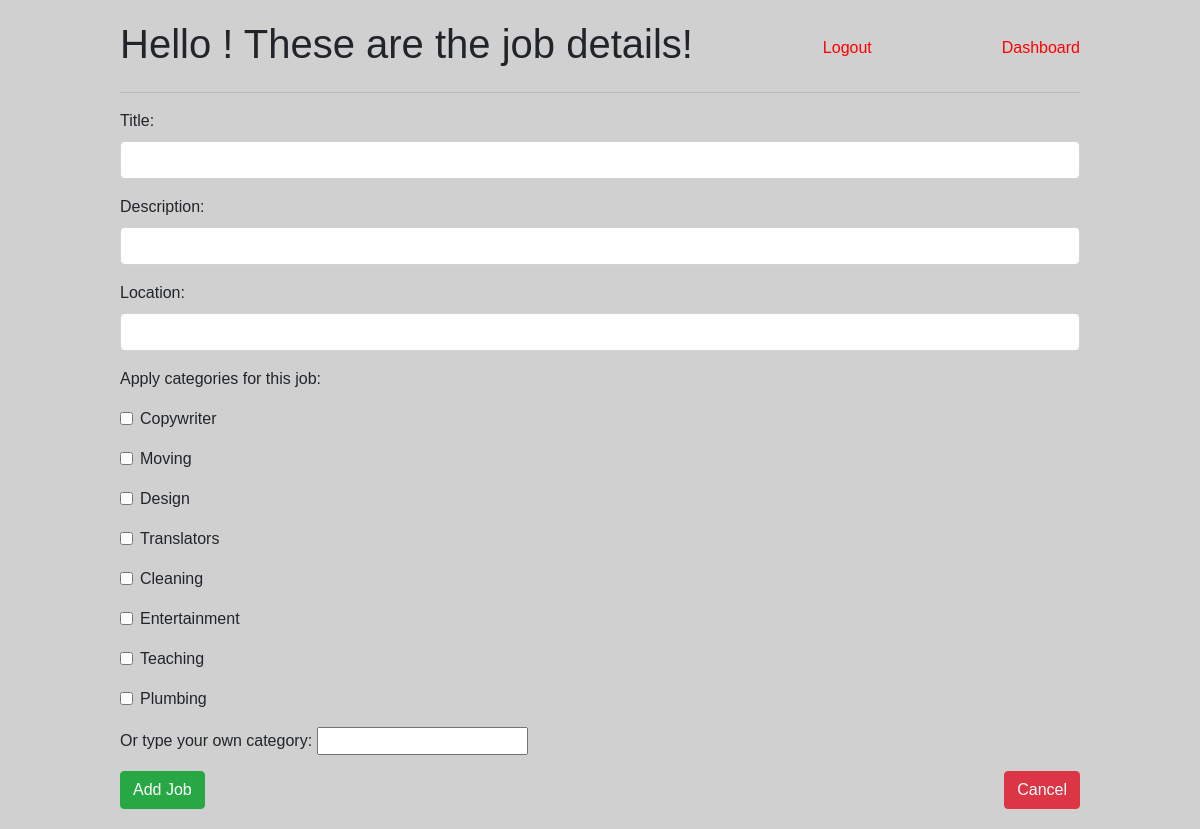
Screenshot of /create_new_job with the database file from the repository.
### log_reg_app/models.py (models this page shows)
class Category(models.Model):
    name = models.CharField(max_length = 255)
    job = models.ManyToManyField(Job, related_name = 'categories')
    created_at = models.DateTimeField(auto_now_add = True)
    updated_at = models.DateTimeField(auto_now = True)

### log_reg_app/views.py (the view, shortened to what this page needs)
# urls.py: path('create_new_job', views.create_new_job),
def create_new_job(request):
    if request.method == "GET":
        context = {
            'all_categories': Category.objects.all()
        }
        return render(request, "create_job.html", context)

### log_reg_app/templates/create_job.html (shortened to what this page needs)
<!DOCTYPE html>
<html lang="en">
<head>
    <link rel="stylesheet" href="https://stackpath.bootstrapcdn.com/bootstrap/4.5.0/css/bootstrap.min.css">
    {% load static %}
    <link rel="stylesheet" href="{% static 'css/style.css' %}">
</head>
<body>
    <div class="success_page_container">
        <div class="page_container">
            <div class="display_flex">
                <h1>Hello {{ cur_user.first_name }}! These are the job details!</h1>
                <a href="/logout">Logout</a>
                <a href="/dashboard">Dashboard</a>
            </div>
            <hr>
            <form action="/create_new_job" method="POST">
                <div class="form-group">
                    <label for="title">Title:</label>
                    <input type="text" name="title" class="form-control" id="title">
                </div>
                <div class="form-group">
                    <label for="description">Description:</label>
                    <input type="text" name="description" class="form-control" id="description" >
                </div>
                <div class="form-group">
                    <label for="location">Location:</label>
                    <input type="text" name="location" class="form-control" id="location" >
                </div>
                <p>Apply categories for this job:</p>
                {% for category in all_categories %}
                <div class="form-group form-check">
                    <input type="checkbox" class="form-check-input" name="category" value ="{{category.id}}">
                    <label class="form-check-label" for="{{category.id}}">{{category.name}}</label>
                </div>
                {% endfor %}
                <div class="form-group">
                    <label class="form-check-label" for="other">Or type your own category: </label>
                    <input type="text" name="other">
                </div>
                <div class="display_flex">
                    <button class="btn btn-success">Add Job</button>
                    <a class="btn btn-danger" href="/create_new_job">Cancel</a>
                </div>
            </form>
        </div>
    </div>
</body>
</html>

### log_reg_app/static/css/style.css (style rules this page uses)
* { margin: 0; padding: 0; box-sizing: border-box; font-family: Arial, Helvetica, sans-serif; }
a { color: red; }
body { background-color: rgb(208, 208, 208); }
.page_container { max-width: 1000px; margin: auto; padding: 20px; z-index: 2; }
.display_flex { display: flex; justify-content: space-between; align-items: center; }
.success_page_container { height: 100%; min-height: 100vh; }

### rows the page displays
Category: name "Copywriter"
Category: name "Moving"
Category: name "Design"
Category: name "Translators"
Category: name "Cleaning"
Category: name "Entertainment"
Category: name "Teaching"
Category: name "Plumbing"
